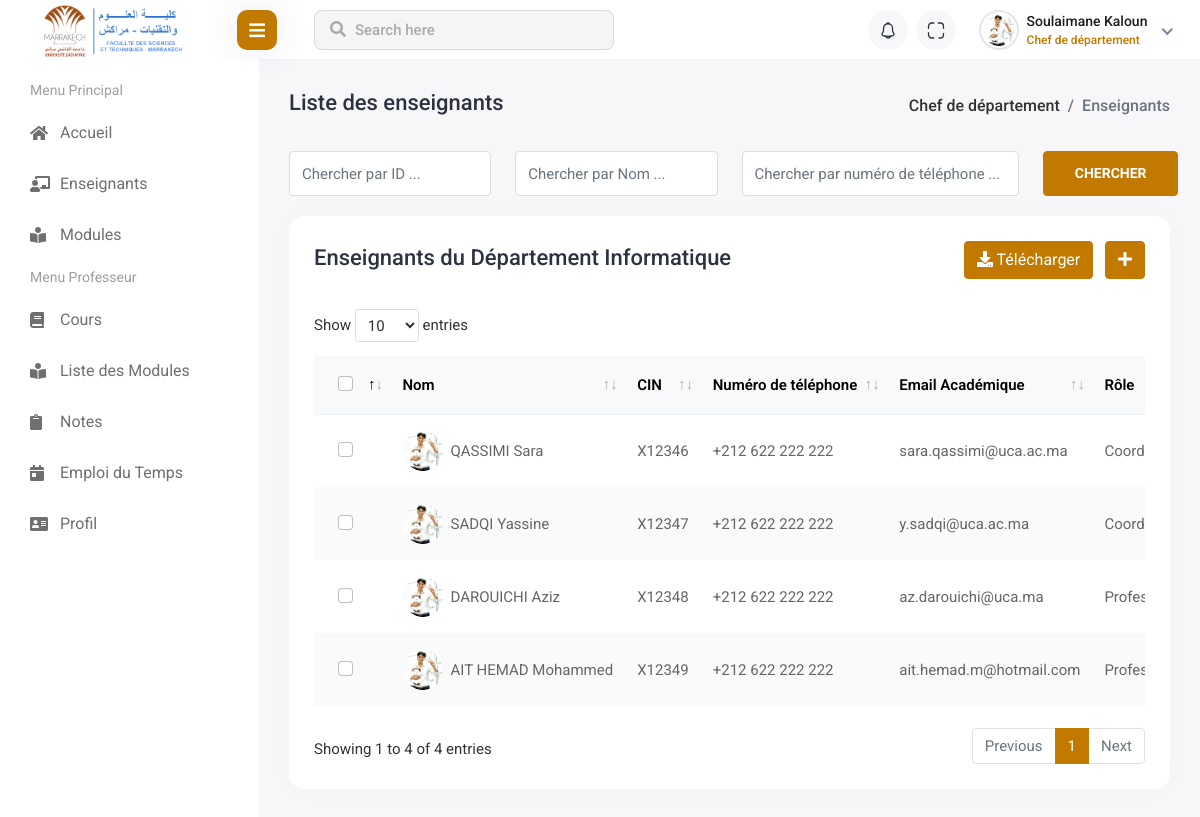
Screenshot of /views/chef_dep/teacher_management/index.php (signed in) with the database file from the repository.
### tables this page shows
CREATE TABLE `departement` (
  `id` int(11) NOT NULL AUTO_INCREMENT UNIQUE,
  `nom` varchar(100) NOT NULL,
  PRIMARY KEY (`id`)
);

CREATE TABLE `user` (
  `id` int(11) NOT NULL AUTO_INCREMENT UNIQUE,
  `prenom` varchar(100) NOT NULL,
  `nom` varchar(100) NOT NULL,
  `genre` enum('female','male') DEFAULT NULL,
  `dateNaissance` date DEFAULT NULL,
  `email` varchar(150) NOT NULL UNIQUE,
  `password` varchar(200) DEFAULT NULL,
  `CNE` varchar(20) DEFAULT NULL UNIQUE,
  `CIN` varchar(20) NOT NULL UNIQUE,
  `phone` varchar(20) DEFAULT NULL,
  `created_at` datetime NOT NULL,
  `id_role` int(11) NOT NULL,
  `id_dep` int(11) NOT NULL,
  `id_filiere` int(11) DEFAULT NULL,         
  PRIMARY KEY (`id`)
);

### controllers/teacher_controller.php (called while the page is built, shortened)
<?php
require_once($_SERVER['DOCUMENT_ROOT'] . '/FSTg-Management-System/models/teacher.php');
function indexAction(): void
{
    $teachers = findAll();
    require_once($_SERVER['DOCUMENT_ROOT'] . '/FSTg-Management-System/views/chef_dep/teacher_management/list_teachers.php');
}

### models/teacher.php (called while the page is built, shortened)
<?php
require($_SERVER['DOCUMENT_ROOT'] . '/FSTg-Management-System/config/DB_connection.php');
function findAll(): ?array
{
    global $conn;
    $query = "SELECT user.*, departement.nom AS nom_departement
        FROM user
        INNER JOIN departement ON user.id_dep = departement.id
        WHERE (id_role = '3' OR id_role = '2') AND user.id_dep = ?";
    try {
        $stmt = $conn->prepare($query);
        $stmt->execute([$_SESSION['user_data']['id_dep']]);
        return $stmt->fetchAll(PDO::FETCH_ASSOC);
    } catch (PDOException $e) {
        file_put_contents($_SERVER['DOCUMENT_ROOT'] . '/FSTg-Management-System/logs/error_log.txt',
            date('Y-m-d H:i:s') . " - Erreur lors de l'exécution de la requête : " . $e->getMessage(). "\n",
            FILE_APPEND);
        return null;
    }
}

### views/chef_dep/teacher_management/list_teachers.php (the view, shortened to what this page needs)
<!DOCTYPE html>
<html lang="en">
<head>
    <link rel="stylesheet" href="../../../assets/plugins/feather/feather.css">
    <link rel="stylesheet" href="../../../assets/plugins/fontawesome/css/fontawesome.min.css">
    <link rel="stylesheet" href="../../../assets/plugins/fontawesome/css/all.min.css">
    <link rel="stylesheet" href="../../../assets/plugins/icons/flags/flags.css">
    <link rel="stylesheet" href="../../../assets/plugins/datatables/datatables.min.css">
    <link rel="stylesheet" href="../../../assets/plugins/bootstrap/css/bootstrap.min.css">
    <link rel="stylesheet" href="../../../assets/css/style.css">
    <link rel="stylesheet" href="../../../assets/css/style-override.css">
    <link rel="stylesheet" href="../../../assets/plugins/toastr/toastr.min.css">
    <link rel="stylesheet" href="../../../assets/plugins/sweetalert2/sweetalert2.min.css">
</head>
<body>
<div class="main-wrapper">
    <div class="page-wrapper">
        <div class="content container-fluid">
            <div class="page-header">
                <div class="row">
                    <div class="col-sm-12">
                        <div class="page-sub-header">
                            <h3 class="page-title">Liste des enseignants</h3>
                            <ul class="breadcrumb">
                                <li class="breadcrumb-item"><a href="../home.php">Chef de département</a></li>
                                <li class="breadcrumb-item active">Enseignants</li>
                            </ul>
                        </div>
                    </div>
                </div>
            </div>
            <div class="student-group-form">
                <div class="row">
                    <div class="col-lg-3 col-md-6">
                        <div class="form-group">
                            <input type="text" class="form-control" placeholder="Chercher par ID ...">
                        </div>
                    </div>
                    <div class="col-lg-3 col-md-6">
                        <div class="form-group">
                            <input type="text" class="form-control" placeholder="Chercher par Nom ...">
                        </div>
                    </div>
                    <div class="col-lg-4 col-md-6">
                        <div class="form-group">
                            <input type="text" class="form-control" placeholder="Chercher par numéro de téléphone ...">
                        </div>
                    </div>
                    <div class="col-lg-2">
                        <div class="search-student-btn">
                            <button type="btn" class="btn btn-primary">Chercher</button>
                        </div>
                    </div>
                </div>
            </div>
            <div class="row">
                <div class="col-sm-12">
                    <div class="card card-table comman-shadow">
                        <div class="card-body">
                            <div class="page-header">
                                <div class="row align-items-center">
                                    <div class="col">
                                        <h3 class="page-title">Enseignants du Département <?php if(!empty($teachers)) { echo $teachers[0]['nom_departement'];} ?></h3>
                                    </div>
                                    <div class="col-auto text-end float-end ms-auto download-grp">
                                        <a href="/FSTg-Management-System/controllers/downloadCSV_controller.php?action=teachers" class="btn btn-outline-primary me-2"><i class="fas fa-download"></i> Télécharger</a>
                                        <a href="index.php?action=create" class="btn btn-primary"><i class="fas fa-plus"></i></a>
                                    </div>
                                </div>
                            </div>
                            <div class="table-responsive">
                                <table class="table border-0 star-student table-hover table-center mb-0 datatable table-striped">
                                    <thead class="student-thread">
                                    <tr>
                                        <th>
                                            <div class="form-check check-tables">
                                                <input class="form-check-input" type="checkbox" value="something">
                                            </div>
                                        </th>
                                        <th>Nom</th>
                                        <th>CIN</th>
                                        <th>Numéro de téléphone</th>
                                        <th>Email Académique</th>
                                        <th>Rôle</th>
                                    </tr>
                                    </thead>
                                    <tbody>
                                    <?php if (isset($teachers)): ?>
                                        <?php foreach($teachers as $teacher): ?>
                                            <tr>
                                                <td>
                                                    <div class="form-check check-tables">
                                                        <input class="form-check-input" type="checkbox" value="something">
                                                    </div>
                                                </td>
                                                <td>
                                                    <h2 class="table-avatar">
                                                        <a href="#" class="avatar avatar-sm me-2"><img class="avatar-img rounded-circle" src="/FSTg-Management-System/assets/img/profiles/avatar-01.jpg" alt="User Image"></a>
                                                        <a href="#"><?php echo ucfirst($teacher['nom'])." ".ucfirst($teacher['prenom']) ?></a>
                                                    </h2>
                                                </td>
                                                <td><?php echo $teacher['CIN'] ?></td>
                                                <td><?php echo $teacher['phone'] ?></td>
                                                <td><?php echo $teacher['email'] ?></td>
                                                <td>
                                                    <?php if($teacher['id_role'] == '3'): ?>
                                                        Professeur
                                                    <?php elseif($teacher['id_role'] == '2' && $teacher['genre'] == 'male'): ?>
                                                        Coordinateur
                                                    <?php elseif($teacher['id_role'] == '2' && $teacher['genre'] == 'female'): ?>
                                                        Coordinatrice
                                                    <?php endif; ?>
                                                </td>
                                            </tr>
                                        <?php endforeach; ?>
                                    <?php endif; ?>
                                    </tbody>
                                </table>
                            </div>
                        </div>
                    </div>
                </div>
            </div>
        </div>
    </div>
</div>
    <?php
    include($_SERVER['DOCUMENT_ROOT'] . '/FSTg-Management-System/views/header.php');
    include($_SERVER['DOCUMENT_ROOT'] . '/FSTg-Management-System/views/chef_dep/sidebar.php');
    ?>
</body>
</html>

### assets/css/style-override.css (style rules this page uses)
.btn-primary { background-color: #C17900 !important; border: 1px solid #C17900 !important; }

### views/chef_dep/teacher_management/list_teachers.php (style rules this page uses)
.download-grp .btn-outline-primary { background-color: #C17900; !important; border-color: #C17900; !important; color: #FFFFFF; !important; }

### rows the page displays
departement: nom "Informatique"
user: nom "QASSIMI", prenom "Sara", CIN "X12346", phone "+212 622 222 222", email "sara.qassimi@uca.ac.ma", genre "Coordinatrice"
user: nom "SADQI", prenom "Yassine", CIN "X12347", phone "+212 622 222 222", email "y.sadqi@uca.ac.ma", genre "Coordinateur"
user: nom "DAROUICHI", prenom "Aziz", CIN "X12348", phone "+212 622 222 222", email "az.darouichi@uca.ma", shows "Professeur"
user: nom "AIT HEMAD", prenom "Mohammed", CIN "X12349", phone "+212 622 222 222", email "ait.hemad.m@hotmail.com", shows "Professeur"

### other values shown
$_SESSION['user_data']['nom'] "Soulaimane"
$_SESSION['user_data']['prenom'] "Kaloun"
$_SESSION['role_name'] "Chef de département"
